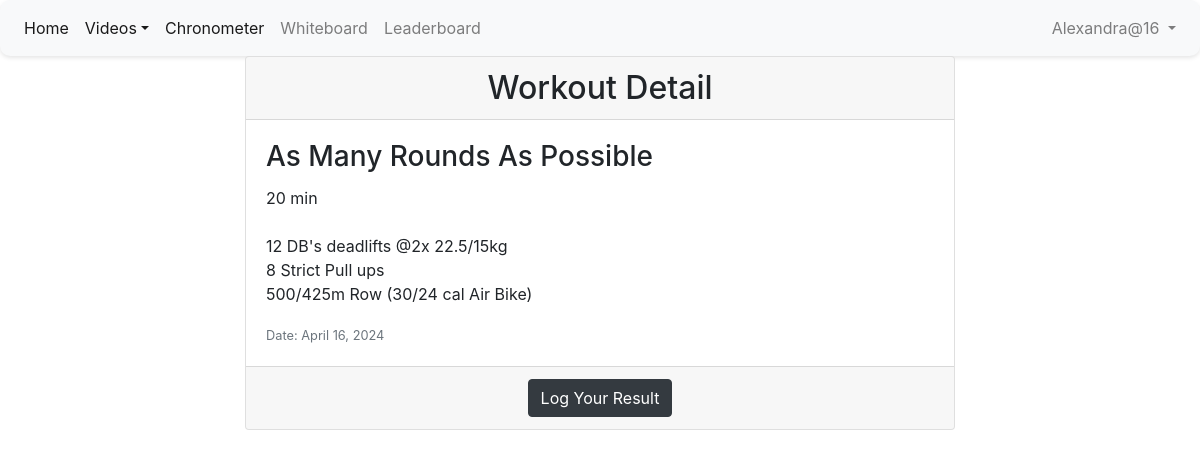
/workout/7/ (signed in), run on the app's committed database.
### crossfit/models.py (models this page shows, shortened)
class Profile(AbstractUser):
    gender = models.CharField(max_length=20)
    age = models.IntegerField(default=0)
    height = models.IntegerField(default=0)
    weight = models.FloatField(default=0)

class Workout(models.Model):
    TYPE_CHOICES = [
        ('AMRAP', 'As Many Rounds As Possible'),
        ('EMOM', 'Every Minute On the Minute'),
        ('FOR_TIME', 'For Time'),
    ]
    type = models.CharField(max_length=10, choices=TYPE_CHOICES)
    description = models.TextField()
    date = models.DateField()

### crossfit/views.py (the view)
# urls.py: path('workout/<int:pk>/', views.WorkoutDetailView.as_view(), name='workout_detail'),
class WorkoutDetailView(DetailView):
    model = Workout
    template_name = 'wkdetails.html'
    context_object_name = 'workout'

### templates/wkdetails.html (shortened to what this page needs)
{% extends 'base.html' %}
{% block content %}
<div class="container">
    <div class="row justify-content-center">
        <div class="col-md-8">
            <div class="card">
                <div class="card-header">
                    <h2 class="text-center mb-0">Workout Detail</h2>
                </div>
                <div class="card-body">
                    <h3 class="card-title">{{ workout.get_type_display }}</h3>
                    <p class="card-text" style="white-space: pre-line;">{{ workout.description }}</p>
                    <p class="card-text"><small class="text-muted">Date: {{ workout.date }}</small></p>
                </div>
                <div class="card-footer text-center">
                    <a href="{% url 'submit_workout_response' workout_id=workout.id %}" class="btn btn-dark">Log Your Result</a>
                </div>
            </div>
        </div>
    </div>
</div>
{% endblock %}

### templates/navbar.html (shortened to what this page needs)
<nav class="navbar navbar-expand-lg navbar-light bg-light">
    <div class="collapse navbar-collapse" id="navbarNav">
        <ul class="navbar-nav mr-auto">
            <li class="nav-item active">
                <a class="nav-link" href="{% url 'home' %}">Home</a>
            </li>
            <li class="nav-item active">
                <a class="nav-link dropdown-toggle" href="#" id="navbarDropdownMenuLink" role="button"
                   data-toggle="dropdown" aria-haspopup="true" aria-expanded="false">Videos</a>
            </li>
            <li class="nav-item active">
                <a class="nav-link" href={% url 'chronometer' %}>Chronometer</a>
            </li>
            {% if request.user.is_authenticated %}
                <li class="nav-item">
                    <a class="nav-link" href="{% url 'workout_list' %}">Whiteboard</a>
                </li>
                <li class="nav-item">
                    <a class="nav-link" href="{% url 'leaderboard' %}">Leaderboard</a>
                </li>
            {% endif %}
        </ul>
        <ul class="navbar-nav">
            {% if request.user.is_authenticated %}
                <li class="nav-item dropdown">
                    <a class="nav-link dropdown-toggle" href="#" id="navbarDropdownMenuLink" role="button"
                       data-toggle="dropdown" aria-haspopup="true" aria-expanded="false">
                        {{ request.user.username }}
                    </a>
                </li>
            {% endif %}
        </ul>
    </div>
</nav>

### templates/navbar.html (style rules this page uses)
.navbar { background-color: #fff; box-shadow: 0 2px 4px rgba(0, 0, 0, 0.1); border-radius: 10px; }
.navbar-nav .nav-link { color: #000; position: relative; }
.navbar-nav .nav-link:before { content: ''; position: absolute; bottom: -2px; left: 0; width: 0; height: 2px; background-color: yellowgreen; transition: width 0.3s ease; }

### data on the page
Profile: user.username "Alexandra@16"
Workout: type "As Many Rounds As Possible", description "20 min 12 DB's deadlifts @2x 22.5/15kg 8 Strict Pull ups 500/425m Row (30/24 cal Air Bike)", date "April 16, 2024"
